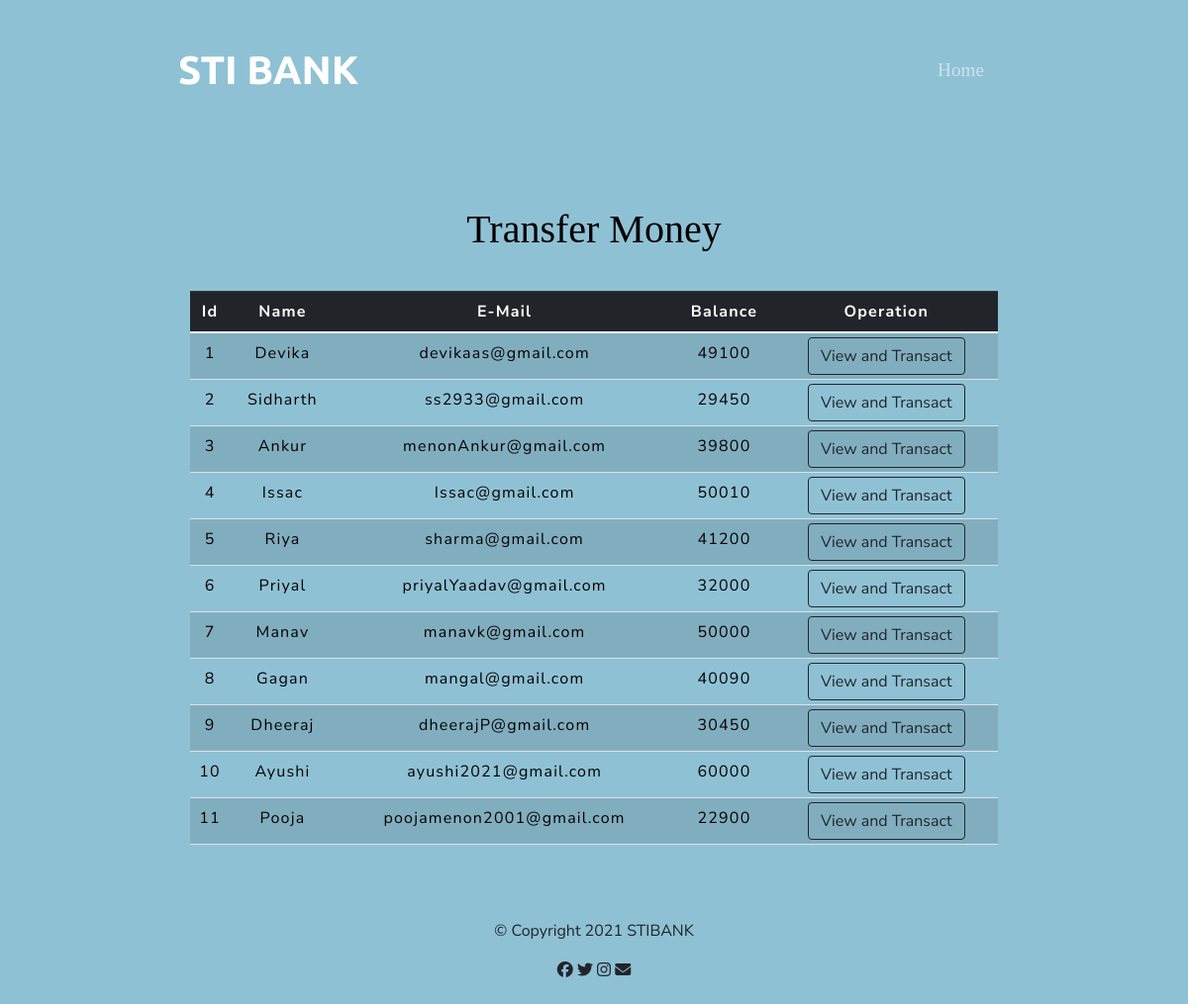
The page /bankingsystems/transfer.php on the database its author committed.
### tables this page shows
CREATE TABLE `users` (
  `id` int(20) NOT NULL,
  `name` text NOT NULL,
  `email` varchar(30) NOT NULL,
  `balance` int(8) NOT NULL
);

### bankingsystems/transfer.php (the view, shortened to what this page needs)
<!doctype html>
<html lang="en">
  <head>
    <link href="https://cdn.jsdelivr.net/npm/bootstrap@5.0.0-beta1/dist/css/bootstrap.min.css" rel="stylesheet">
    <link rel="stylesheet" href="https://maxcdn.bootstrapcdn.com/bootstrap/4.0.0/css/bootstrap.min.css">
  </head>
    <link href="https://cdn.jsdelivr.net/npm/bootstrap@5.0.0-beta1/dist/css/bootstrap.min.css" rel="stylesheet">
    <link rel="stylesheet" href="css/styles.css">
  </head>
  <body>
  <?php
    include 'config.php';
    $sql = "SELECT * FROM users";
    $result = mysqli_query($conn,$sql);
?>
<section id="transfer">
  <div class="container-fluid">
<nav class="navbar navbar-expand-lg navbar-dark ">
<a class="navbar-brand" href="">STI BANK</a>
<div class="collapse navbar-collapse" id="navbarSupportedContent">
<ul class="navbar-nav ml-auto">
  <li class="nav-item">
    <a class="nav-link" href="index.php" >Home</a>
  </li>
</ul>
</div>
</nav>
  <div class="container">
        <h2 class="text-center pt-4" style="color : black;">Transfer Money</h2>
        <br>
            <div class="row">
                <div class="col">
                    <div class="table-responsive-sm">
                    <table class="table table-hover table-striped table-sm">
                        <thead style="color : white;" class="table-dark">
                            <tr>
                            <th scope="col" class="text-center py-2">Id</th>
                            <th scope="col" class="text-center py-2">Name</th>
                            <th scope="col" class="text-center py-2">E-Mail</th>
                            <th scope="col" class="text-center py-2">Balance</th>
                            <th scope="col" class="text-center py-2">Operation</th>
                            </tr>
                        </thead>
                        <tbody>
                <?php
                    while($rows=mysqli_fetch_assoc($result)){
                ?>
                    <tr style="color : black;">
                        <td class="py-2"><?php echo $rows['id'] ?></td>
                        <td class="py-2"><?php echo $rows['name']?></td>
                        <td class="py-2"><?php echo $rows['email']?></td>
                        <td class="py-2"><?php echo $rows['balance']?></td>
                        <td><a href="userdetails.php?id= <?php echo $rows['id'] ;?>"> <button class="btn btn-outline-dark btn">View and Transact</button></a></td>
                    </tr>
                <?php
                    }
                ?>
                        </tbody>
                    </table>
                    </div>
                </div>
            </div>
         </div>
         <footer id="footer">
           <p>© Copyright 2021 STIBANK</p>
         <i class="social-icons fab fa-facebook"></i>
         <i class="social-icons fab fa-twitter"></i>
         <i class="social-icons fab fa-instagram"></i>
         <i class="social-icons fas fa-envelope"></i>
         </footer>
  </body>
</html>

### bankingsystems/css/styles.css (style rules this page uses)
body { font-family: 'Montserrat'; }
.container-fluid { padding: 3% 15% 7%; }
h1,h2,h3,h4,h5,h6 { font-family: 'Montserrat-Bold'; color:#CDF0EA; }
h2 { font-size: 1.5rem; line-height: 1.5; }
.navbar { padding: 0 0 4.5rem; }
.navbar-brand { font-family: 'Ubuntu'; font-size: 2.5rem; font-weight: bold; }
.nav-item { padding: 0 18px; }
.nav-link { font-size: 1.2rem; font-family: 'Montserrat-Bold' }
#transfer { background-color: #8FC1D4; }
#footer { padding: 7% 15%; text-align: center; }
* { padding: 0; margin: 0; box-sizing: border-box; font-family: Nunito Sans ; }
h2 { font-size: 40px; }
table { letter-spacing: 1.2px; }
td { text-align: center; }
button { border:none; background: #d9d9d9; transition: 1s; }

### rows shown on the page
users: id "1", name "Devika", email "devikaas@gmail.com", balance "49100"
users: id "2", name "Sidharth", email "ss2933@gmail.com", balance "29450"
users: id "3", name "Ankur", email "menonAnkur@gmail.com", balance "39800"
users: id "4", name "Issac", email "Issac@gmail.com", balance "50010"
users: id "5", name "Riya", email "sharma@gmail.com", balance "41200"
users: id "6", name "Priyal", email "priyalYaadav@gmail.com", balance "32000"
users: id "7", name "Manav", email "manavk@gmail.com", balance "50000"
users: id "8", name "Gagan", email "mangal@gmail.com", balance "40090"
users: id "9", name "Dheeraj", email "dheerajP@gmail.com", balance "30450"
users: id "10", name "Ayushi", email "ayushi2021@gmail.com", balance "60000"
users: id "11", name "Pooja", email "poojamenon2001@gmail.com", balance "22900"
